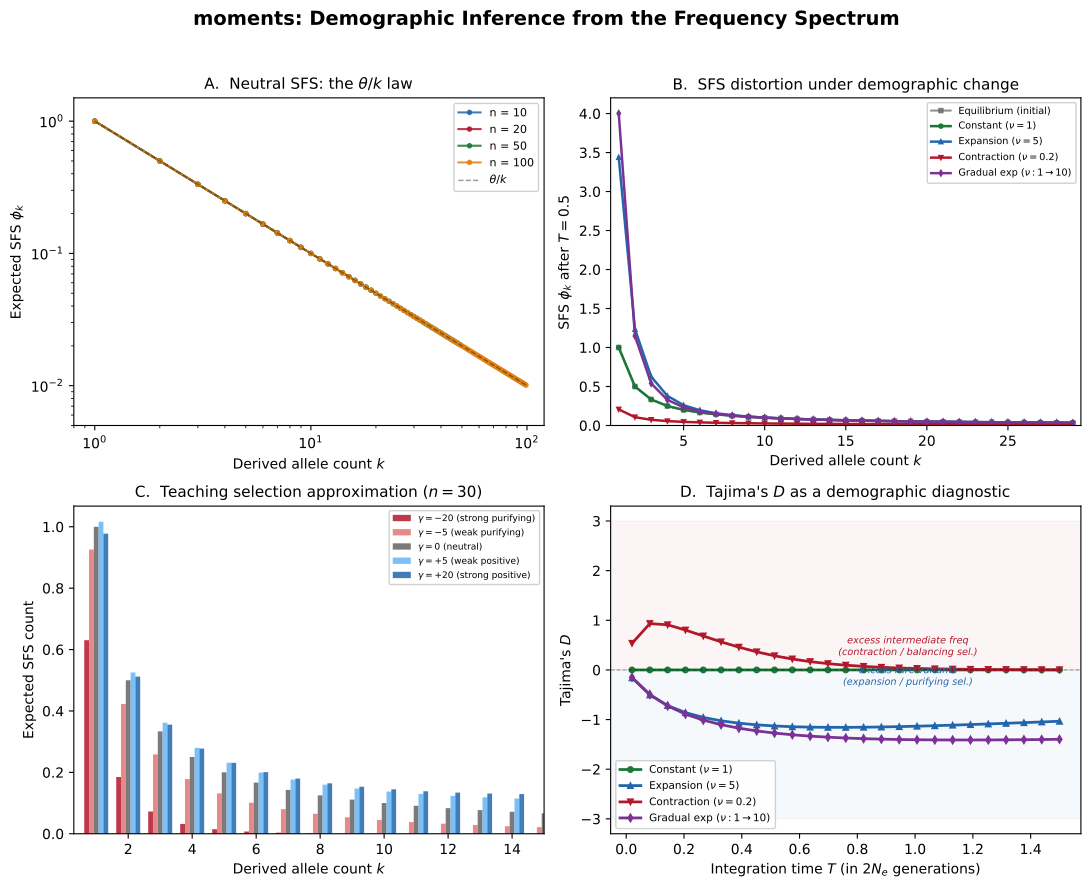

Reproduce this figure in Python.
"""
Figure: moments algorithm -- four-panel overview.

Panel A: Neutral SFS for different sample sizes, showing the classic theta/k pattern.
Panel B: SFS evolution under drift -- neutral SFS evolved forward under expansion
         vs contraction using integrate_sfs.
Panel C: Pedagogical selection approximation compared to neutral (not upstream parity).
Panel D: Tajima's D under expansion, constant, and contraction scenarios.
"""

import matplotlib.pyplot as plt
import numpy as np

from watchgen.mini_moments import (
    expected_sfs_neutral,
    integrate_sfs,
    tajimas_d,
)

# -- Style ----------------------------------------------------------------
plt.rcParams.update({
    "font.size": 10,
    "axes.titlesize": 11,
    "axes.labelsize": 10,
    "figure.dpi": 150,
    "font.family": "sans-serif",
})

C_BLUE = "#2166AC"
C_RED = "#B2182B"
C_GREEN = "#1B7837"
C_ORANGE = "#E08214"
C_PURPLE = "#7B3294"
C_GREY = "#636363"

fig, axes = plt.subplots(2, 2, figsize=(11, 9))
fig.suptitle(
    "moments: Demographic Inference from the Frequency Spectrum",
    fontsize=14, fontweight="bold", y=0.98,
)

# =============================================================
# Panel A -- Neutral SFS for different sample sizes
# =============================================================
ax = axes[0, 0]

theta = 1.0
sample_sizes = [10, 20, 50, 100]
colors_a = [C_BLUE, C_RED, C_GREEN, C_ORANGE]

for n, color in zip(sample_sizes, colors_a):
    sfs = expected_sfs_neutral(n, theta=theta)
    k = np.arange(1, n)
    ax.plot(k, sfs[1:n], "o-", color=color, lw=1.5, ms=3, alpha=0.85,
            label=f"n = {n}")

# Overlay the continuous 1/k curve for reference
k_cont = np.linspace(1, 100, 500)
ax.plot(k_cont, theta / k_cont, "k--", lw=1, alpha=0.4, label=r"$\theta / k$")

ax.set_xlabel("Derived allele count $k$")
ax.set_ylabel(r"Expected SFS $\phi_k$")
ax.set_title("A.  Neutral SFS: the $\\theta / k$ law")
ax.set_xscale("log")
ax.set_yscale("log")
ax.set_xlim(0.8, 120)
ax.set_ylim(5e-3, 1.5)
ax.legend(fontsize=8, loc="upper right", framealpha=0.9)

# =============================================================
# Panel B -- SFS evolution under drift (expansion vs contraction)
# =============================================================
ax = axes[0, 1]

n = 30
theta_b = 1.0
phi_eq = expected_sfs_neutral(n, theta=theta_b)
T_evolve = 0.5

# Constant population
phi_const = integrate_sfs(phi_eq.copy(), n, T=T_evolve,
                          nu_func=lambda t: 1.0, theta=theta_b)
# 5x expansion
phi_expand = integrate_sfs(phi_eq.copy(), n, T=T_evolve,
                           nu_func=lambda t: 5.0, theta=theta_b)
# 5x contraction
phi_contract = integrate_sfs(phi_eq.copy(), n, T=T_evolve,
                             nu_func=lambda t: 0.2, theta=theta_b)
# Gradual 10x expansion
phi_gradual = integrate_sfs(phi_eq.copy(), n, T=T_evolve,
                            nu_func=lambda t: 1.0 + 9.0 * t / T_evolve,
                            theta=theta_b)

k_vals = np.arange(1, n)

ax.plot(k_vals, phi_eq[1:n], "s-", color=C_GREY, lw=1.5, ms=3, alpha=0.7,
        label="Equilibrium (initial)")
ax.plot(k_vals, phi_const[1:n], "o-", color=C_GREEN, lw=1.8, ms=3,
        label=r"Constant ($\nu=1$)")
ax.plot(k_vals, phi_expand[1:n], "^-", color=C_BLUE, lw=1.8, ms=3,
        label=r"Expansion ($\nu=5$)")
ax.plot(k_vals, phi_contract[1:n], "v-", color=C_RED, lw=1.8, ms=3,
        label=r"Contraction ($\nu=0.2$)")
ax.plot(k_vals, phi_gradual[1:n], "d-", color=C_PURPLE, lw=1.8, ms=3,
        label=r"Gradual exp ($\nu: 1 \to 10$)")

ax.set_xlabel("Derived allele count $k$")
ax.set_ylabel(r"SFS $\phi_k$ after $T=0.5$")
ax.set_title("B.  SFS distortion under demographic change")
ax.set_xlim(0.5, n - 0.5)
ax.set_ylim(0, None)
ax.legend(fontsize=7, loc="upper right", framealpha=0.9)

# =============================================================
# Panel C -- Selection effect on SFS
# =============================================================
ax = axes[1, 0]

n_c = 30
theta_c = 1.0
T_sel = 1.0
phi_init_c = expected_sfs_neutral(n_c, theta=theta_c)

# Neutral reference (integrated forward to same time, constant size)
phi_neutral = integrate_sfs(phi_init_c.copy(), n_c, T=T_sel,
                            nu_func=lambda t: 1.0, theta=theta_c,
                            gamma=0)

# Weak negative selection
phi_neg_weak = integrate_sfs(phi_init_c.copy(), n_c, T=T_sel,
                             nu_func=lambda t: 1.0, theta=theta_c,
                             gamma=-5)

# Strong negative selection
phi_neg_strong = integrate_sfs(phi_init_c.copy(), n_c, T=T_sel,
                               nu_func=lambda t: 1.0, theta=theta_c,
                               gamma=-20)

# Weak positive selection
phi_pos_weak = integrate_sfs(phi_init_c.copy(), n_c, T=T_sel,
                             nu_func=lambda t: 1.0, theta=theta_c,
                             gamma=5)

# Strong positive selection
phi_pos_strong = integrate_sfs(phi_init_c.copy(), n_c, T=T_sel,
                               nu_func=lambda t: 1.0, theta=theta_c,
                               gamma=20)

k_c = np.arange(1, n_c)
w = 0.15

ax.bar(k_c - 2 * w, phi_neg_strong[1:n_c], width=w, color=C_RED, alpha=0.85,
       label=r"$\gamma = -20$ (strong purifying)")
ax.bar(k_c - w, phi_neg_weak[1:n_c], width=w, color="#E57373", alpha=0.85,
       label=r"$\gamma = -5$ (weak purifying)")
ax.bar(k_c, phi_neutral[1:n_c], width=w, color=C_GREY, alpha=0.85,
       label=r"$\gamma = 0$ (neutral)")
ax.bar(k_c + w, phi_pos_weak[1:n_c], width=w, color="#64B5F6", alpha=0.85,
       label=r"$\gamma = +5$ (weak positive)")
ax.bar(k_c + 2 * w, phi_pos_strong[1:n_c], width=w, color=C_BLUE, alpha=0.85,
       label=r"$\gamma = +20$ (strong positive)")

ax.set_xlabel("Derived allele count $k$")
ax.set_ylabel("Expected SFS count")
ax.set_title(f"C.  Teaching selection approximation ($n={n_c}$)")
ax.set_xlim(0.3, 15)
ax.set_ylim(0, None)
ax.legend(fontsize=6.5, loc="upper right", framealpha=0.9, ncol=1)

# =============================================================
# Panel D -- Tajima's D under different demographic scenarios
# =============================================================
ax = axes[1, 1]

np.random.seed(42)

n_d = 30
theta_d = 200.0
phi_eq_d = expected_sfs_neutral(n_d, theta=theta_d)

# Sweep over integration time to show how D evolves
T_values = np.linspace(0.02, 1.5, 25)

D_constant = []
D_expansion = []
D_contraction = []
D_gradual_exp = []

for T_val in T_values:
    # Constant size
    phi_c = integrate_sfs(phi_eq_d.copy(), n_d, T=T_val,
                          nu_func=lambda t: 1.0, theta=theta_d)
    D_constant.append(tajimas_d(phi_c))

    # Sudden expansion
    phi_e = integrate_sfs(phi_eq_d.copy(), n_d, T=T_val,
                          nu_func=lambda t: 5.0, theta=theta_d)
    D_expansion.append(tajimas_d(phi_e))

    # Sudden contraction
    phi_r = integrate_sfs(phi_eq_d.copy(), n_d, T=T_val,
                          nu_func=lambda t: 0.2, theta=theta_d)
    D_contraction.append(tajimas_d(phi_r))

    # Gradual expansion
    phi_g = integrate_sfs(phi_eq_d.copy(), n_d, T=T_val,
                          nu_func=lambda t, Tv=T_val: 1.0 + 9.0 * t / Tv,
                          theta=theta_d)
    D_gradual_exp.append(tajimas_d(phi_g))

ax.plot(T_values, D_constant, "o-", color=C_GREEN, lw=2, ms=4,
        label=r"Constant ($\nu=1$)")
ax.plot(T_values, D_expansion, "^-", color=C_BLUE, lw=2, ms=4,
        label=r"Expansion ($\nu=5$)")
ax.plot(T_values, D_contraction, "v-", color=C_RED, lw=2, ms=4,
        label=r"Contraction ($\nu=0.2$)")
ax.plot(T_values, D_gradual_exp, "d-", color=C_PURPLE, lw=2, ms=4,
        label=r"Gradual exp ($\nu: 1 \to 10$)")

ax.axhline(0, color="k", lw=0.8, ls="--", alpha=0.4)

# Annotate the diagnostic regions
ax.axhspan(0, max(max(D_contraction), 3), alpha=0.04, color=C_RED)
ax.axhspan(min(min(D_expansion), -3), 0, alpha=0.04, color=C_BLUE)
ax.text(T_values[-1] * 0.65, 0.3, "excess intermediate freq\n(contraction / balancing sel.)",
        fontsize=7, color=C_RED, style="italic", ha="center")
ax.text(T_values[-1] * 0.65, -0.3, "excess rare variants\n(expansion / purifying sel.)",
        fontsize=7, color=C_BLUE, style="italic", ha="center")

ax.set_xlabel("Integration time $T$ (in $2N_e$ generations)")
ax.set_ylabel("Tajima's $D$")
ax.set_title("D.  Tajima's $D$ as a demographic diagnostic")
ax.legend(fontsize=7.5, loc="lower left", framealpha=0.9)

# -- Save -----------------------------------------------------------------
plt.tight_layout(rect=[0, 0, 1, 0.96])
plt.savefig("figures/fig_mini_moments.png", dpi=150, bbox_inches="tight")
plt.savefig("figures/fig_mini_moments.pdf", bbox_inches="tight")
print("Saved figures/fig_mini_moments.png and figures/fig_mini_moments.pdf")
